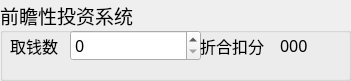
   <widget class="QGroupBox" name="touzi">
    <property name="geometry">
     <rect>
      <x>790</x>
      <y>430</y>
      <width>351</width>
      <height>81</height>
     </rect>
    </property>
    <property name="font">
     <font>
      <family>黑体</family>
      <pointsize>14</pointsize>
     </font>
    </property>
    <property name="title">
     <string>前瞻性投资系统</string>
    </property>
    <widget class="QLabel" name="label_16">
     <property name="geometry">
      <rect>
       <x>10</x>
       <y>30</y>
       <width>61</width>
       <height>31</height>
      </rect>
     </property>
     <property name="font">
      <font>
       <family>黑体</family>
       <pointsize>12</pointsize>
      </font>
     </property>
     <property name="text">
      <string>取钱数</string>
     </property>
    </widget>
    <widget class="QSpinBox" name="touzi_get_count">
     <property name="geometry">
      <rect>
       <x>70</x>
       <y>30</y>
       <width>131</width>
       <height>31</height>
      </rect>
     </property>
     <property name="font">
      <font>
       <family>黑体</family>
       <pointsize>12</pointsize>
      </font>
     </property>
     <property name="maximum">
      <number>9999999</number>
     </property>
    </widget>
    <widget class="QLabel" name="label_17">
     <property name="geometry">
      <rect>
       <x>200</x>
       <y>30</y>
       <width>101</width>
       <height>31</height>
      </rect>
     </property>
     <property name="font">
      <font>
       <family>黑体</family>
       <pointsize>12</pointsize>
      </font>
     </property>
     <property name="text">
      <string>折合扣分</string>
     </property>
    </widget>
    <widget class="QLabel" name="touzi_get_score_sum">
     <property name="geometry">
      <rect>
       <x>280</x>
       <y>30</y>
       <width>51</width>
       <height>31</height>
      </rect>
     </property>
     <property name="font">
      <font>
       <family>黑体</family>
       <pointsize>12</pointsize>
      </font>
     </property>
     <property name="text">
      <string>000</string>
     </property>
    </widget>
   </widget>
